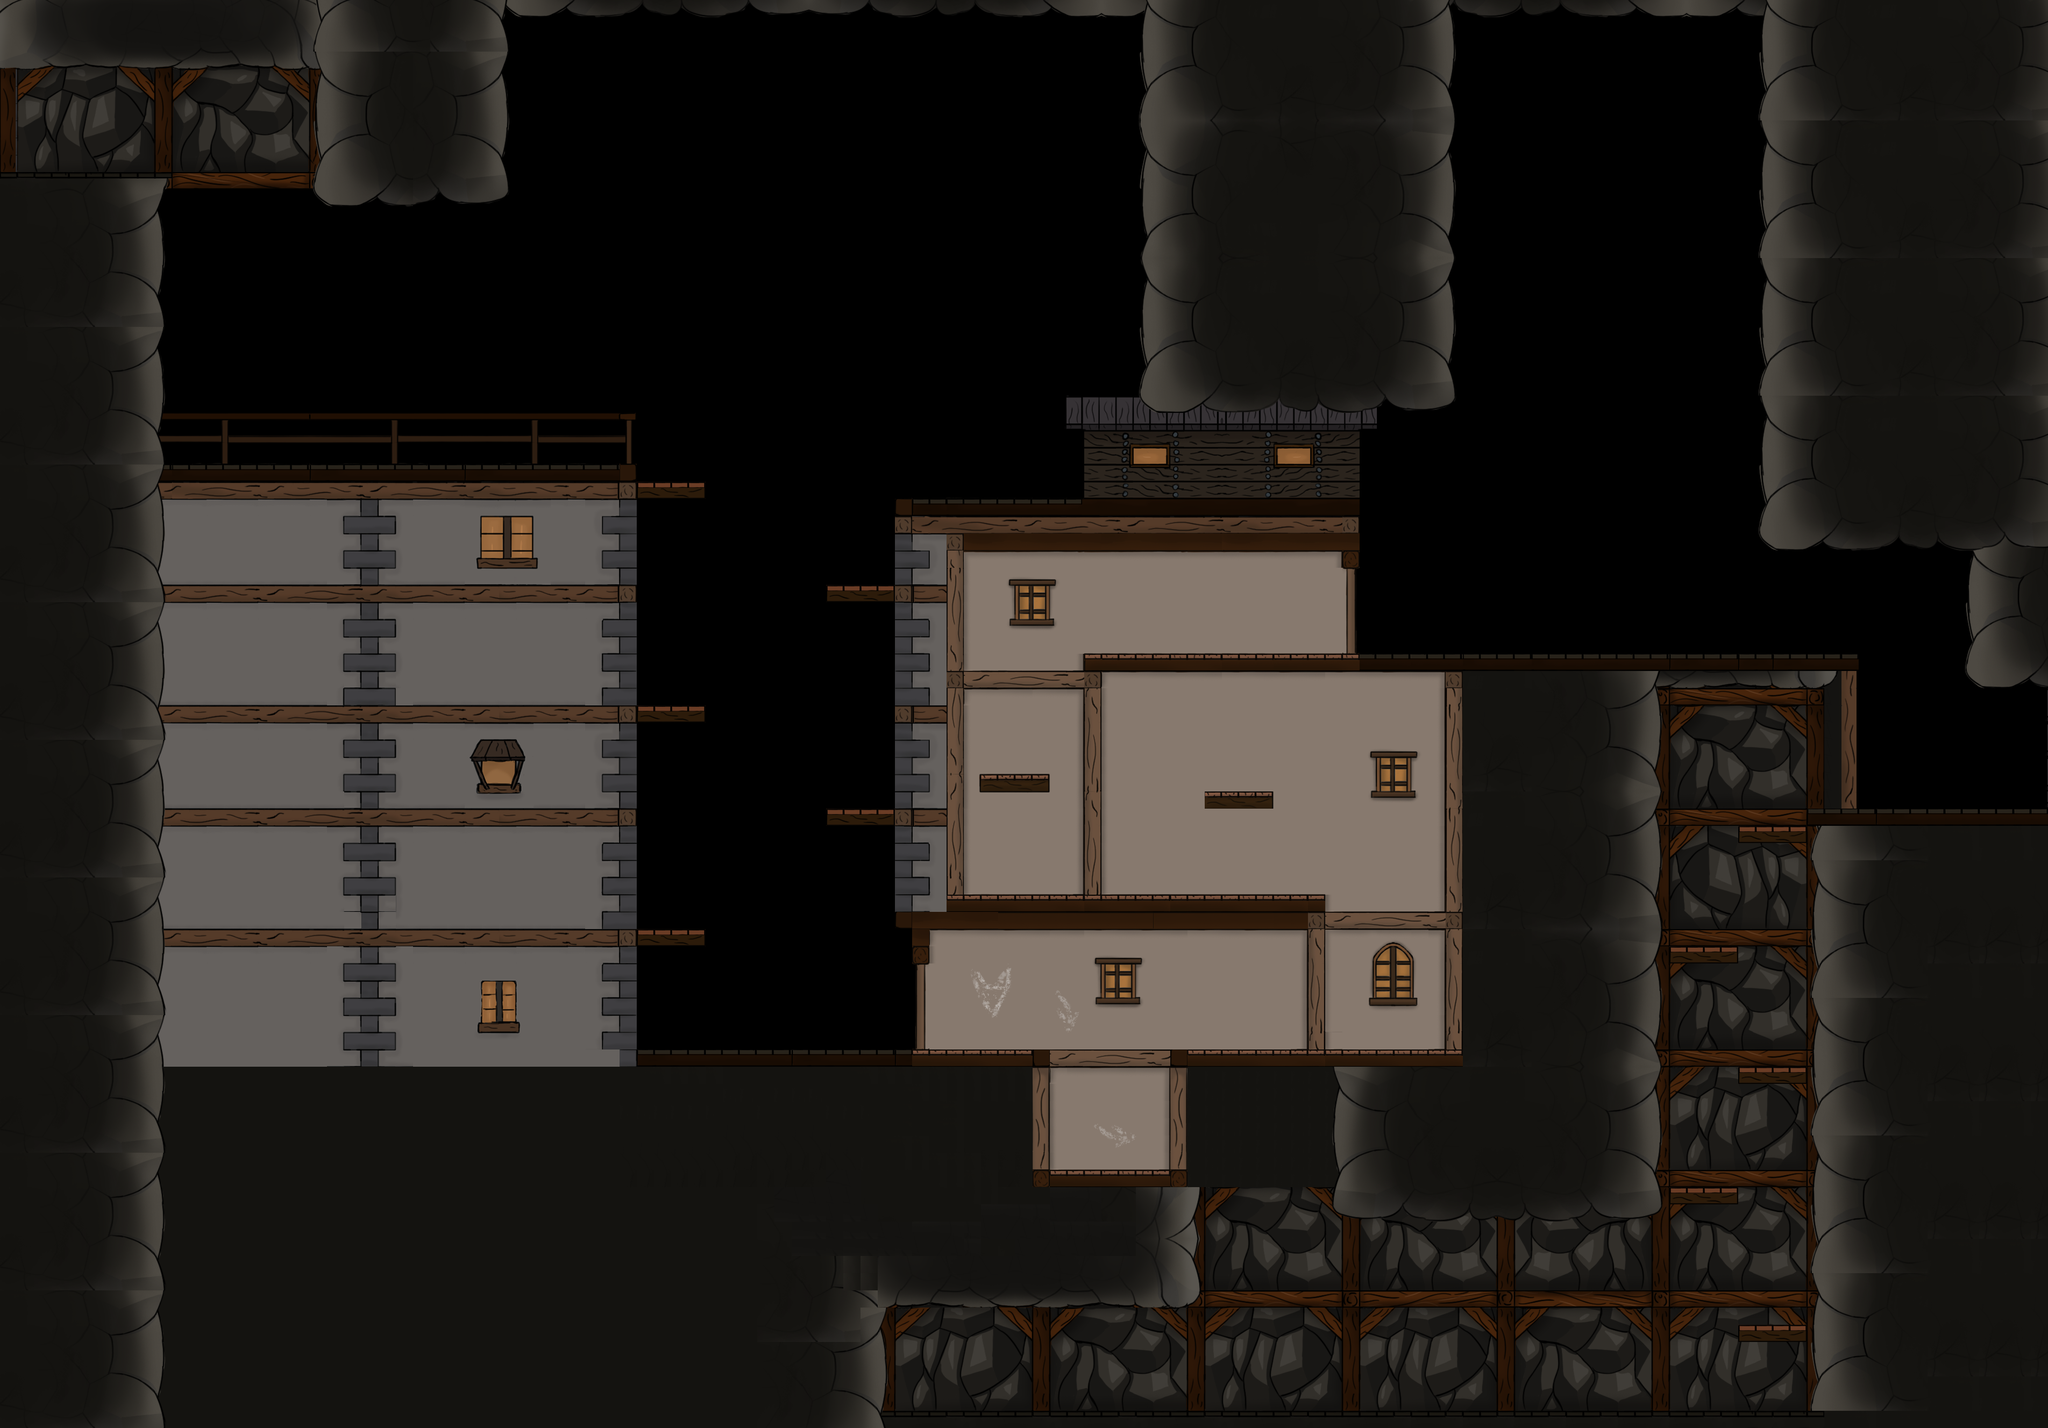

Rendered tile map (Tiled .tmx) drawn with the repository's tilesets; below, a short description and the map source with its tile grids summarised:
An orthogonal 119x83 tile map with 32x32 px tiles, 7 tile layers (Fond, Platforms, Marque, Chargement, ...), 2 tilesets and 6 objects.

<map version="1.4" tiledversion="1.4.3" orientation="orthogonal" renderorder="right-down" width="119" height="83" tilewidth="32" tileheight="32" infinite="0" nextlayerid="16" nextobjectid="13">
 <editorsettings>
  <export target="level_Part_3.json" format="json" />
 </editorsettings>
 <tileset firstgid="1" name="Decors" tilewidth="32" tileheight="32" tilecount="2240" columns="56">
  <image source="Decors.png" width="1792" height="1280" />
 </tileset>
 <tileset firstgid="2241" name="Decors" tilewidth="32" tileheight="32" tilecount="2240" columns="56">
  <image source="../../../../Version_BETA/version_BETA/assets/tiles/Decors.png" width="1792" height="1280" />
 </tileset>
 <layer id="2" name="Fond" width="119" height="83">
  <data>[9877 cells, 4089 non-empty, 481 distinct tile ids]</data>
 </layer>
 <layer id="1" name="Platforms" width="119" height="83">
  <data>[9877 cells, 3843 non-empty, 443 distinct tile ids]</data>
 </layer>
 <layer id="15" name="Marque" width="119" height="83">
  <data>[9877 cells, 62 non-empty, 56 distinct tile ids]</data>
 </layer>
 <layer id="3" name="Chargement" width="119" height="83">
  <data>[9877 cells, 14 non-empty, 3 distinct tile ids]</data>
 </layer>
 <layer id="4" name="Secret" width="119" height="83">
  <data>[9877 cells, 14 non-empty, 14 distinct tile ids]</data>
 </layer>
 <layer id="5" name="Porte" width="119" height="83">
  <data>[9877 cells, 0 non-empty, 0 distinct tile ids]</data>
 </layer>
 <layer id="6" name="Zone_mort" width="119" height="83">
  <data>[9877 cells, 0 non-empty, 0 distinct tile ids]</data>
 </layer>
 <objectgroup id="7" name="tresor">
  <object id="10" x="2054" y="2070">
   <point />
  </object>
 </objectgroup>
 <objectgroup id="8" name="clef" />
 <objectgroup id="9" name="bombe" />
 <objectgroup id="10" name="soldat">
  <object id="2" x="670" y="732">
   <point />
  </object>
 </objectgroup>
 <objectgroup id="11" name="archer">
  <object id="6" x="1830" y="766">
   <point />
  </object>
  <object id="7" x="1890" y="1576">
   <point />
  </object>
  <object id="9" x="1446" y="1858">
   <point />
  </object>
  <object id="12" x="2866" y="1108">
   <point />
  </object>
 </objectgroup>
 <objectgroup id="12" name="chimiste" />
 <objectgroup id="13" name="colosse" />
 <objectgroup id="14" name="porte" />
</map>
